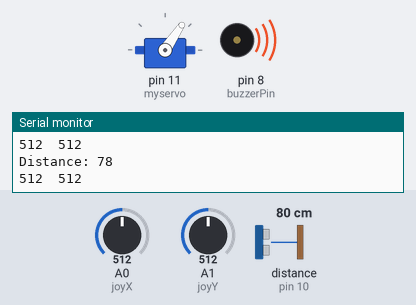
Recording of a sketch running on a simulated Arduino Uno, built with avr-gcc and run on an emulated ATmega328P. On the bench: servo, buzzer (waves = sounding), the last lines printed to the serial monitor. Wiring (inferred from the names in the program): ultrasonic range finder: trigger pin 9; echo pin 10. The test bench sets the inputs (shaded band); at power-on: distance to the obstacle (sensor on pin 10) 80 cm, A1 (joyY) = 512, A0 (joyX) = 512. The echo pulse lasts 58.3 µs per cm.

Above: at 1.2 s.
1.3 s: distance to the obstacle (sensor on pin 10) set to 128 cm
At 2.4 s:
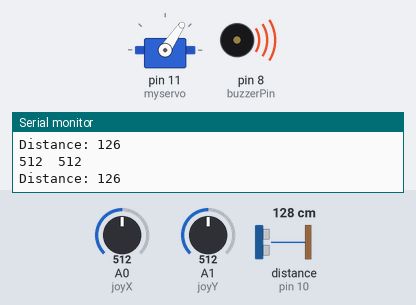
4.3 s: distance to the obstacle (sensor on pin 10) set to 135 cm
At 6.0 s:
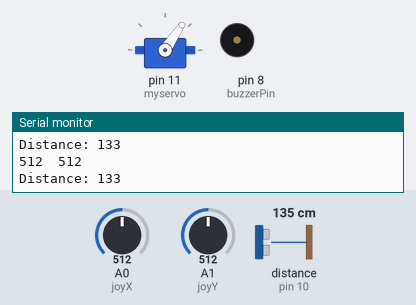
6.7 s: A1 (joyY) set to 105
At 7.9 s:
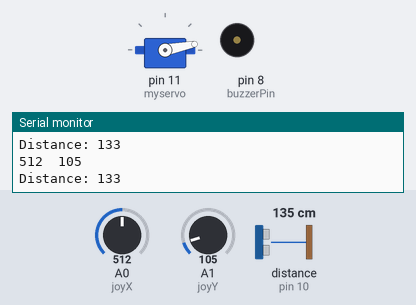
8.2 s: A1 (joyY) set to 90
At 9.0 s:
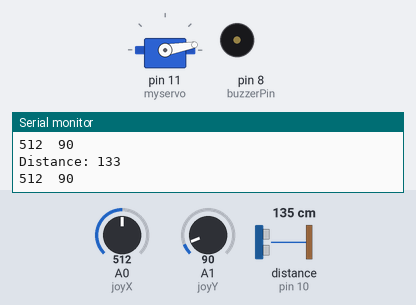
9.7 s: distance to the obstacle (sensor on pin 10) set to 2 cm
At 10.0 s:
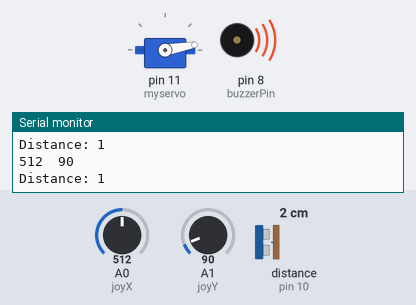
11.2 s: A1 (joyY) set to 981
At 12.1 s:
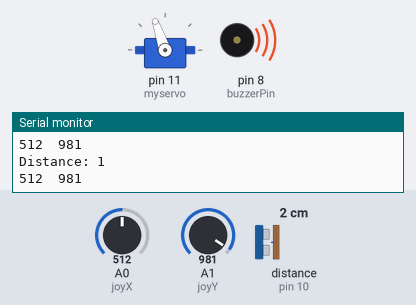
12.7 s: A1 (joyY) set to 1018
Timing chart, 0 to 15.2 s (numbered marks = the images above; inputs shaded):
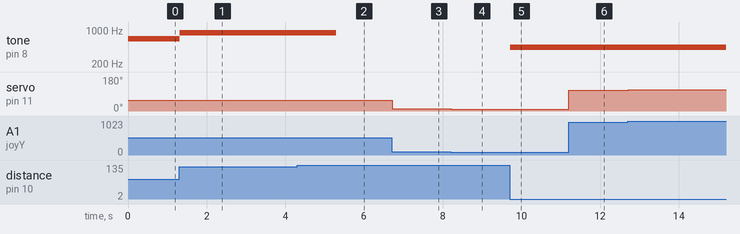

The sketch:

arduinoFile.ino
```cpp
#include <Servo.h>

Servo myservo;  // create servo object to control a servo
// twelve servo objects can be created on most boards

int pos = 0;    // variable to store the servo position

#define joyX A0
#define joyY A1

// defines pins numbers
const int trigPin = 9;
const int echoPin = 10;
int buzzerPin = 8;
// defines variables
long duration;
int distance;
long Alow = 440.00;
long Asharp = 466.16;
long B = 493.88;
long C = 523.25;
long Csharp = 554.37;
long D = 587.33;
long Dsharp = 622.25;
long E = 659.25;
long F = 698.46;
long Fsharp = 739.99;
long G = 783.99;
long Gsharp = 830.61;
long Ahigh = 880.00;

void setup() {
  // put your setup code here, to run once:
  pinMode(trigPin, OUTPUT); // Sets the trigPin as an Output
  pinMode(echoPin, INPUT); // Sets the echoPin as an Input
  pinMode(buzzerPin, OUTPUT);

  Serial.begin(9600); // Starts the serial communication
  myservo.attach(11);

}

void loop() {

  // put your main code here, to run repeatedly:
  int xValue = analogRead(joyX);
  int yValue = analogRead(joyY);

  if (yValue > 521) {

    myservo.write(yValue/9);              // tell servo to go to position in variable 'pos'
                         // waits 15ms for the servo to reach the position

  }
  if (yValue < 518) {
    myservo.write(yValue/9);
  }


  //print the values with to plot or view
  Serial.print(xValue);
  Serial.print("\t");
  Serial.println(yValue);


              // put your main code here, to run repeatedly:
  // Clears the trigPin
    digitalWrite(trigPin, LOW);
    delayMicroseconds(2);
    // Sets the trigPin on HIGH state for 10 micro seconds
    digitalWrite(trigPin, HIGH);
    delayMicroseconds(10);
    digitalWrite(trigPin, LOW);
    // Reads the echoPin, returns the sound wave travel time in microseconds
    duration = pulseIn(echoPin, HIGH);
    // Calculating the distance
    distance = duration * 0.034 / 2;
    // Prints the distance on the Serial Monitor
    Serial.print("Distance: ");
    Serial.println(distance);
    if (distance < 10) {
      tone(buzzerPin, Alow, 1000);
    }
    if (distance > 10 && distance <= 20) {
      tone(buzzerPin, Asharp, 1000);
    }
    if (distance > 20 && distance <= 30) {
      tone(buzzerPin, B, 1000);
    }
    if (distance > 30 && distance <= 40) {
      tone(buzzerPin, C, 1000);
    }
    if (distance > 40 && distance <= 50) {
      tone(buzzerPin, Csharp, 1000);
    }
    if (distance > 50 && distance <= 60) {
      tone(buzzerPin, D, 1000);
    }
    if (distance > 60 && distance <= 70) {
      tone(buzzerPin, Dsharp, 1000);
    }
    if (distance > 70 && distance <= 80) {
      tone(buzzerPin, E, 1000);
    }
    if (distance > 80 && distance <= 90) {
      tone(buzzerPin, F, 1000);
    }
    if (distance > 90 && distance <= 100) {
      tone(buzzerPin, Fsharp, 1000);
    }
    if (distance > 100 && distance <= 110) {
      tone(buzzerPin, G, 1000);
    }
    if (distance > 110 && distance <= 120) {
      tone(buzzerPin, Gsharp, 1000);
    }
    if (distance > 120 && distance <= 130) {
      tone(buzzerPin, Ahigh, 1000);
    }                // waits 15ms for the servo to reach the position


};
```

Measured:
- the behaviour switches between 132 and 133 cm on distance to the obstacle (sensor on pin 10) (found by bisection; images 1 and 2)
- after the input at 1.3 s, tone on pin 8 (buzzerPin): 659 Hz → 880 Hz at once
- after the input at 4.3 s, tone on pin 8 (buzzerPin): 880 Hz → silent after 0.99 s
- after the input at 6.7 s, servo on pin 11 (myservo): 56° → 11° at once
- after the input at 8.2 s, servo on pin 11 (myservo): 11° → 10° at once
- after the input at 9.7 s, tone on pin 8 (buzzerPin): silent → 440 Hz at once
- after the input at 11.2 s, servo on pin 11 (myservo): 10° → 109° at once
- after the input at 12.7 s, servo on pin 11 (myservo): 109° → 113° at once
